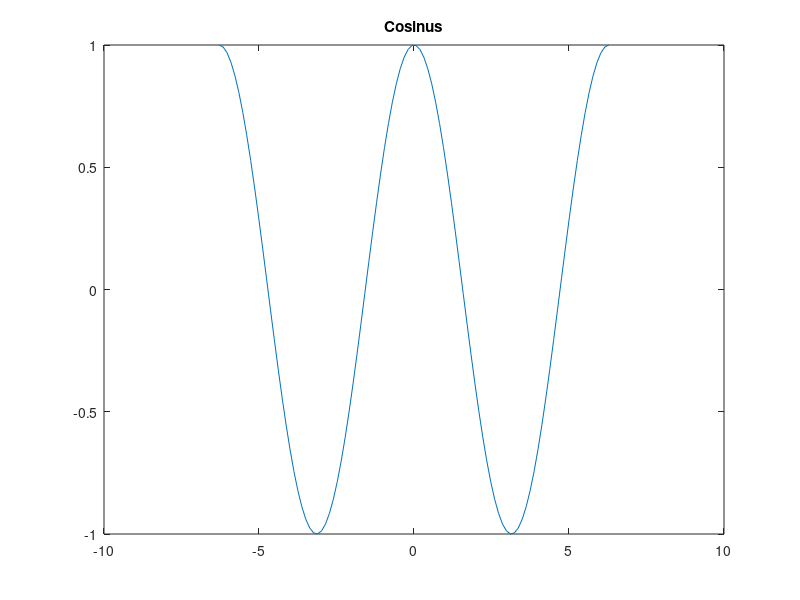

This figure's MATLAB source:
clear
clc
close all

x = linspace(-2*pi, 2*pi);
y = cos(x);
plot(x, y);
title("Cosinus")

%x = linspace(-4, 1);
z = x.^2+3*x-1;
%plot(x, z, "G")

%x = linspace(0, 2*pi);
w = (sin(x))./(x.^2+1);
%plot(x, w, "*")
%title("W function")
%xlabel("x")
%ylabel("w")

%x = linspace(0, pi);
t = (x.^2 + 3*x - 1) .^ sin(x);
%plot(x, t, "--R")

%bar(matlabassignment)
%title("Assignment bar")
%xlabel("Position")
%ylabel("Value")